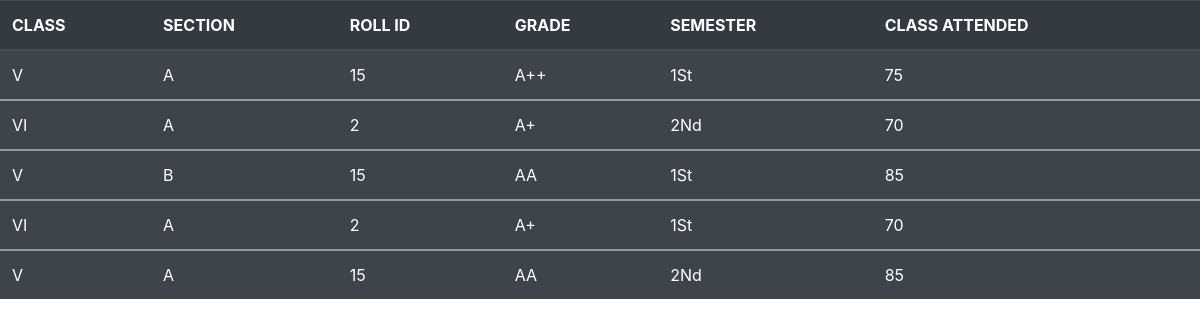
The app's page /view_studentreport.php with its own data.
### tables this page shows
CREATE TABLE IF NOT EXISTS `studentreport` (
  `CLASS` varchar(5) NOT NULL,
  `SECTION` varchar(1) NOT NULL,
  `ROLLID` decimal(3,0) NOT NULL,
  `GRADE` varchar(5) NOT NULL,
  `SEMISTER` varchar(5) DEFAULT NULL,
  `CLASS_ATTENDED` decimal(25,0) DEFAULT NULL,
  KEY `FK_CSR` (`CLASS`,`SECTION`,`ROLLID`)
);

### view_studentreport.php (the view, shortened to what this page needs)
<?php
    include 'connection.php';
    $query = mysqli_query ($connection , "SELECT * FROM studentreport");
?>
<!DOCTYPE html>
<html lang="en">
<head>
    <link rel = "stylesheet" href = "bootstrap/css/bootstrap.min.css">
</head>
<body>
    <table class = "table table-dark table-striped">
        <thead>
        <tr>
        <th>CLASS</th>
        <th>SECTION</th>
        <th>ROLL ID</th>
        <th>GRADE</th>
        <th>SEMESTER</th>
        <th>CLASS ATTENDED</th>
        </tr>
        </thead>
        <?php
       while ($data = mysqli_fetch_array($query)){
        ?>
    <tbody>
        <tr>
            <td>
                <?php echo $data['CLASS'];  ?>
            </td>
            <td>
                <?php echo $data['SECTION'];  ?>
            </td>
            <td>
                <?php echo $data['ROLLID'];  ?>
            </td>
            <td>
                <?php echo $data['GRADE'];  ?>
            </td>
            <td>
                <?php echo $data['SEMISTER'];  ?>
            </td>
            <td>
                <?php echo $data['CLASS_ATTENDED'];  ?>
            </td>
            <?php } ?>
        </tr>
    </tbody>
        </table>
</body>
</html>

### records on screen
studentreport: CLASS "V", SECTION "A", ROLLID "15", GRADE "A++", SEMISTER "1St", CLASS_ATTENDED "75"
studentreport: CLASS "VI", SECTION "A", ROLLID "2", GRADE "A+", SEMISTER "2Nd", CLASS_ATTENDED "70"
studentreport: CLASS "V", SECTION "B", ROLLID "15", GRADE "AA", SEMISTER "1St", CLASS_ATTENDED "85"
studentreport: CLASS "VI", SECTION "A", ROLLID "2", GRADE "A+", SEMISTER "1St", CLASS_ATTENDED "70"
studentreport: CLASS "V", SECTION "A", ROLLID "15", GRADE "AA", SEMISTER "2Nd", CLASS_ATTENDED "85"
